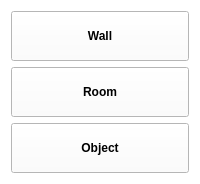
           <widget class="QWidget" name="widget_2" native="true">
            <property name="palette">
             <palette>
              <active>
               <colorrole role="WindowText">
                <brush brushstyle="SolidPattern">
                 <color alpha="255">
                  <red>0</red>
                  <green>0</green>
                  <blue>0</blue>
                 </color>
                </brush>
               </colorrole>
               <colorrole role="Button">
                <brush brushstyle="SolidPattern">
                 <color alpha="255">
                  <red>255</red>
                  <green>255</green>
                  <blue>255</blue>
                 </color>
                </brush>
               </colorrole>
               <colorrole role="Light">
                <brush brushstyle="SolidPattern">
                 <color alpha="255">
                  <red>255</red>
                  <green>255</green>
                  <blue>255</blue>
                 </color>
                </brush>
               </colorrole>
               <colorrole role="Midlight">
                <brush brushstyle="SolidPattern">
                 <color alpha="255">
                  <red>255</red>
                  <green>255</green>
                  <blue>255</blue>
                 </color>
                </brush>
               </colorrole>
               <colorrole role="Dark">
                <brush brushstyle="SolidPattern">
                 <color alpha="255">
                  <red>127</red>
                  <green>127</green>
                  <blue>127</blue>
                 </color>
                </brush>
               </colorrole>
               <colorrole role="Mid">
                <brush brushstyle="SolidPattern">
                 <color alpha="255">
                  <red>170</red>
                  <green>170</green>
                  <blue>170</blue>
                 </color>
                </brush>
               </colorrole>
               <colorrole role="Text">
                <brush brushstyle="SolidPattern">
                 <color alpha="255">
                  <red>0</red>
                  <green>0</green>
                  <blue>0</blue>
                 </color>
                </brush>
               </colorrole>
               <colorrole role="BrightText">
                <brush brushstyle="SolidPattern">
                 <color alpha="255">
                  <red>255</red>
                  <green>255</green>
                  <blue>255</blue>
                 </color>
                </brush>
               </colorrole>
               <colorrole role="ButtonText">
                <brush brushstyle="SolidPattern">
                 <color alpha="255">
                  <red>0</red>
                  <green>0</green>
                  <blue>0</blue>
                 </color>
                </brush>
               </colorrole>
               <colorrole role="Base">
                <brush brushstyle="SolidPattern">
                 <color alpha="255">
                  <red>255</red>
                  <green>255</green>
                  <blue>255</blue>
                 </color>
                </brush>
               </colorrole>
               <colorrole role="Window">
                <brush brushstyle="SolidPattern">
                 <color alpha="255">
                  <red>255</red>
                  <green>255</green>
                  <blue>255</blue>
                 </color>
                </brush>
               </colorrole>
               <colorrole role="Shadow">
                <brush brushstyle="SolidPattern">
                 <color alpha="255">
                  <red>0</red>
                  <green>0</green>
                  <blue>0</blue>
                 </color>
                </brush>
               </colorrole>
               <colorrole role="AlternateBase">
                <brush brushstyle="SolidPattern">
                 <color alpha="255">
                  <red>255</red>
                  <green>255</green>
                  <blue>255</blue>
                 </color>
                </brush>
               </colorrole>
               <colorrole role="ToolTipBase">
                <brush brushstyle="SolidPattern">
                 <color alpha="255">
                  <red>255</red>
                  <green>255</green>
                  <blue>220</blue>
                 </color>
                </brush>
               </colorrole>
               <colorrole role="ToolTipText">
                <brush brushstyle="SolidPattern">
                 <color alpha="255">
                  <red>0</red>
                  <green>0</green>
                  <blue>0</blue>
                 </color>
                </brush>
               </colorrole>
              </active>
              <inactive>
               <colorrole role="WindowText">
                <brush brushstyle="SolidPattern">
                 <color alpha="255">
                  <red>0</red>
                  <green>0</green>
                  <blue>0</blue>
                 </color>
                </brush>
               </colorrole>
               <colorrole role="Button">
                <brush brushstyle="SolidPattern">
                 <color alpha="255">
                  <red>255</red>
                  <green>255</green>
                  <blue>255</blue>
                 </color>
                </brush>
               </colorrole>
               <colorrole role="Light">
                <brush brushstyle="SolidPattern">
                 <color alpha="255">
                  <red>255</red>
                  <green>255</green>
                  <blue>255</blue>
                 </color>
                </brush>
               </colorrole>
               <colorrole role="Midlight">
                <brush brushstyle="SolidPattern">
                 <color alpha="255">
                  <red>255</red>
                  <green>255</green>
                  <blue>255</blue>
                 </color>
                </brush>
               </colorrole>
               <colorrole role="Dark">
                <brush brushstyle="SolidPattern">
                 <color alpha="255">
                  <red>127</red>
                  <green>127</green>
                  <blue>127</blue>
                 </color>
                </brush>
               </colorrole>
               <colorrole role="Mid">
                <brush brushstyle="SolidPattern">
                 <color alpha="255">
                  <red>170</red>
                  <green>170</green>
                  <blue>170</blue>
                 </color>
                </brush>
               </colorrole>
               <colorrole role="Text">
                <brush brushstyle="SolidPattern">
                 <color alpha="255">
                  <red>0</red>
                  <green>0</green>
                  <blue>0</blue>
                 </color>
                </brush>
               </colorrole>
               <colorrole role="BrightText">
                <brush brushstyle="SolidPattern">
                 <color alpha="255">
                  <red>255</red>
                  <green>255</green>
                  <blue>255</blue>
                 </color>
                </brush>
               </colorrole>
               <colorrole role="ButtonText">
                <brush brushstyle="SolidPattern">
                 <color alpha="255">
                  <red>0</red>
                  <green>0</green>
                  <blue>0</blue>
                 </color>
                </brush>
               </colorrole>
               <colorrole role="Base">
                <brush brushstyle="SolidPattern">
                 <color alpha="255">
                  <red>255</red>
                  <green>255</green>
                  <blue>255</blue>
                 </color>
                </brush>
               </colorrole>
               <colorrole role="Window">
                <brush brushstyle="SolidPattern">
                 <color alpha="255">
                  <red>255</red>
                  <green>255</green>
                  <blue>255</blue>
                 </color>
                </brush>
               </colorrole>
               <colorrole role="Shadow">
                <brush brushstyle="SolidPattern">
                 <color alpha="255">
                  <red>0</red>
                  <green>0</green>
                  <blue>0</blue>
                 </color>
                </brush>
               </colorrole>
               <colorrole role="AlternateBase">
                <brush brushstyle="SolidPattern">
                 <color alpha="255">
                  <red>255</red>
                  <green>255</green>
                  <blue>255</blue>
                 </color>
                </brush>
               </colorrole>
               <colorrole role="ToolTipBase">
                <brush brushstyle="SolidPattern">
                 <color alpha="255">
                  <red>255</red>
                  <green>255</green>
                  <blue>220</blue>
                 </color>
                </brush>
               </colorrole>
               <colorrole role="ToolTipText">
                <brush brushstyle="SolidPattern">
                 <color alpha="255">
                  <red>0</red>
                  <green>0</green>
                  <blue>0</blue>
                 </color>
                </brush>
               </colorrole>
              </inactive>
              <disabled>
               <colorrole role="WindowText">
                <brush brushstyle="SolidPattern">
                 <color alpha="255">
                  <red>127</red>
                  <green>127</green>
                  <blue>127</blue>
                 </color>
                </brush>
               </colorrole>
               <colorrole role="Button">
                <brush brushstyle="SolidPattern">
                 <color alpha="255">
                  <red>255</red>
                  <green>255</green>
                  <blue>255</blue>
                 </color>
                </brush>
               </colorrole>
               <colorrole role="Light">
                <brush brushstyle="SolidPattern">
                 <color alpha="255">
                  <red>255</red>
                  <green>255</green>
                  <blue>255</blue>
                 </color>
                </brush>
               </colorrole>
               <colorrole role="Midlight">
                <brush brushstyle="SolidPattern">
                 <color alpha="255">
                  <red>255</red>
                  <green>255</green>
                  <blue>255</blue>
                 </color>
                </brush>
               </colorrole>
               <colorrole role="Dark">
                <brush brushstyle="SolidPattern">
                 <color alpha="255">
                  <red>127</red>
                  <green>127</green>
                  <blue>127</blue>
                 </color>
                </brush>
               </colorrole>
               <colorrole role="Mid">
                <brush brushstyle="SolidPattern">
                 <color alpha="255">
                  <red>170</red>
                  <green>170</green>
                  <blue>170</blue>
                 </color>
                </brush>
               </colorrole>
               <colorrole role="Text">
                <brush brushstyle="SolidPattern">
                 <color alpha="255">
                  <red>127</red>
                  <green>127</green>
                  <blue>127</blue>
                 </color>
                </brush>
               </colorrole>
               <colorrole role="BrightText">
                <brush brushstyle="SolidPattern">
                 <color alpha="255">
                  <red>255</red>
                  <green>255</green>
                  <blue>255</blue>
                 </color>
                </brush>
               </colorrole>
               <colorrole role="ButtonText">
                <brush brushstyle="SolidPattern">
                 <color alpha="255">
                  <red>127</red>
                  <green>127</green>
                  <blue>127</blue>
                 </color>
                </brush>
               </colorrole>
               <colorrole role="Base">
                <brush brushstyle="SolidPattern">
                 <color alpha="255">
                  <red>255</red>
                  <green>255</green>
                  <blue>255</blue>
                 </color>
                </brush>
               </colorrole>
               <colorrole role="Window">
                <brush brushstyle="SolidPattern">
                 <color alpha="255">
                  <red>255</red>
                  <green>255</green>
                  <blue>255</blue>
                 </color>
                </brush>
               </colorrole>
               <colorrole role="Shadow">
                <brush brushstyle="SolidPattern">
                 <color alpha="255">
                  <red>0</red>
                  <green>0</green>
                  <blue>0</blue>
                 </color>
                </brush>
               </colorrole>
               <colorrole role="AlternateBase">
                <brush brushstyle="SolidPattern">
                 <color alpha="255">
                  <red>255</red>
                  <green>255</green>
                  <blue>255</blue>
                 </color>
                </brush>
               </colorrole>
               <colorrole role="ToolTipBase">
                <brush brushstyle="SolidPattern">
                 <color alpha="255">
                  <red>255</red>
                  <green>255</green>
                  <blue>220</blue>
                 </color>
                </brush>
               </colorrole>
               <colorrole role="ToolTipText">
                <brush brushstyle="SolidPattern">
                 <color alpha="255">
                  <red>0</red>
                  <green>0</green>
                  <blue>0</blue>
                 </color>
                </brush>
               </colorrole>
              </disabled>
             </palette>
            </property>
            <property name="autoFillBackground">
             <bool>true</bool>
            </property>
            <layout class="QVBoxLayout" name="verticalLayout_4">
             <item>
              <widget class="QPushButton" name="objectAddBtn">
               <property name="minimumSize">
                <size>
                 <width>0</width>
                 <height>50</height>
                </size>
               </property>
               <property name="font">
                <font>
                 <weight>75</weight>
                 <bold>true</bold>
                </font>
               </property>
               <property name="text">
                <string>Wall</string>
               </property>
              </widget>
             </item>
             <item>
              <widget class="QPushButton" name="roomAddBtn">
               <property name="minimumSize">
                <size>
                 <width>0</width>
                 <height>50</height>
                </size>
               </property>
               <property name="font">
                <font>
                 <weight>75</weight>
                 <bold>true</bold>
                </font>
               </property>
               <property name="text">
                <string>Room</string>
               </property>
              </widget>
             </item>
             <item>
              <widget class="QPushButton" name="pushButton_3">
               <property name="minimumSize">
                <size>
                 <width>0</width>
                 <height>50</height>
                </size>
               </property>
               <property name="font">
                <font>
                 <weight>75</weight>
                 <bold>true</bold>
                </font>
               </property>
               <property name="text">
                <string>Object</string>
               </property>
              </widget>
             </item>
            </layout>
           </widget>
